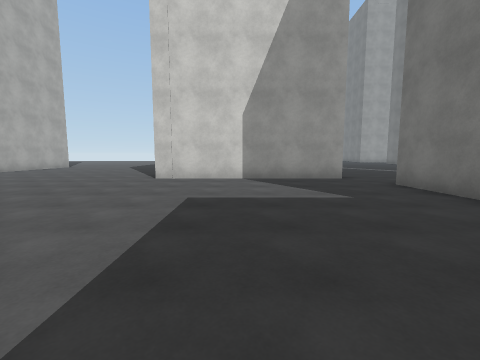
[1] (above)

21 first-person views from a walk through a 3-D level made in the Unity game engine. The camera is 1.4 m above the floor, tilts 6° down and sees 90° across. The floor is counted in squares, 2 m on a side. Each view is taken from the middle of a square. On the plan, view 1 faces up. The plan holds only what a view shows up to about 9 squares ahead; the rest is blank. The place goes on beyond the plan. The player character is not drawn. Surface patterns are stand-ins for the level's own textures.

[2]
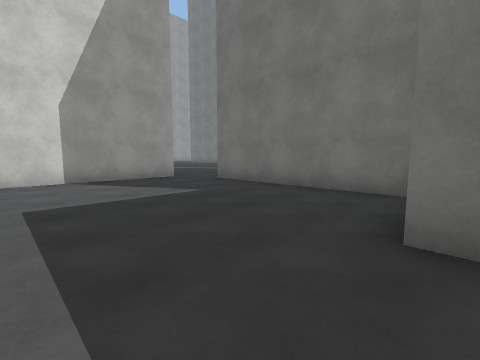

[3]
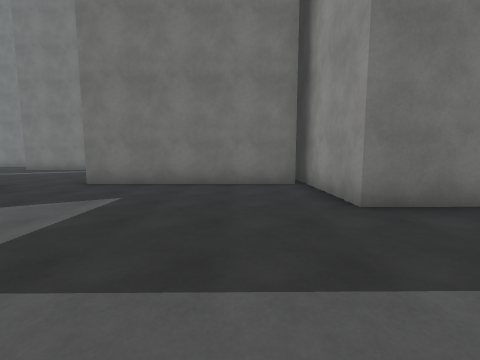

[4]
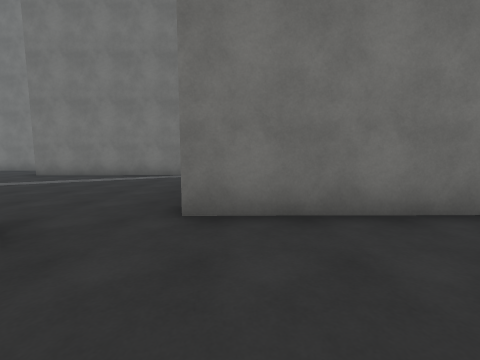

[5]
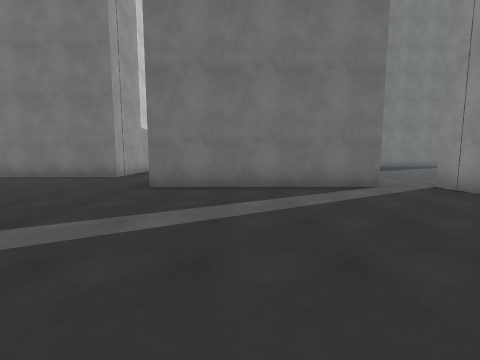

[6]
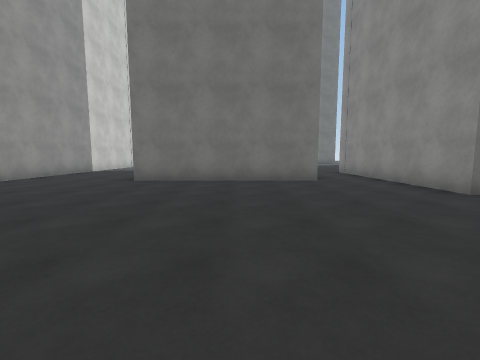

[7]
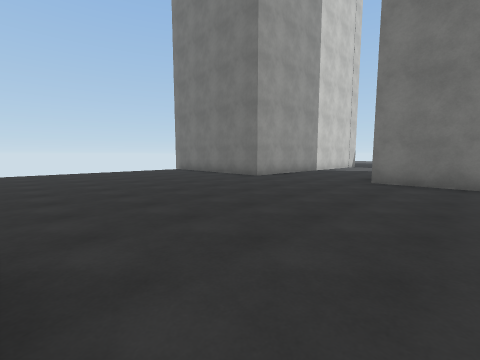

[8]
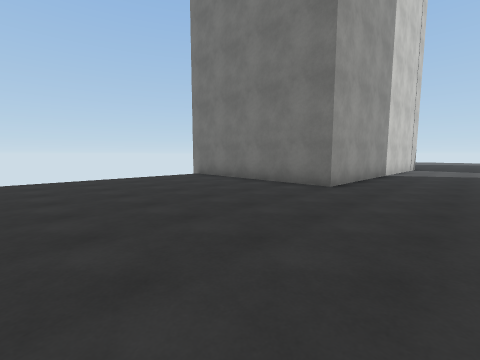

[9]
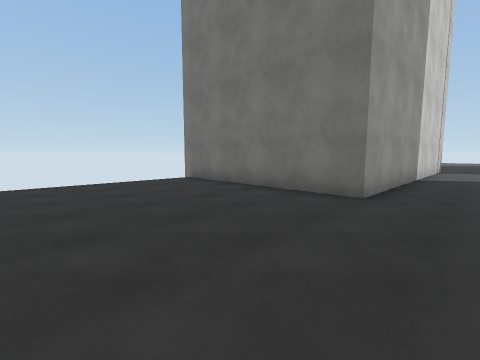

[10]
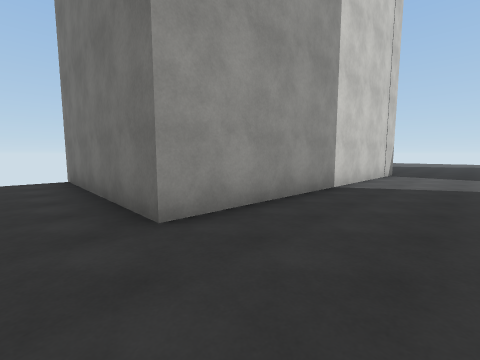

[11]
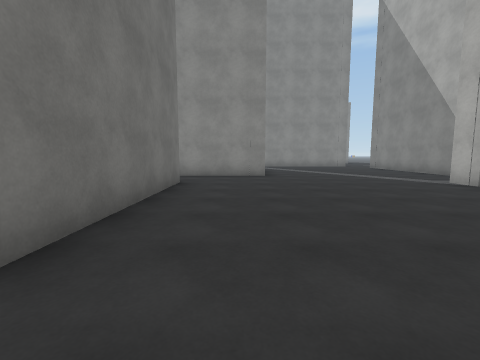

[12]
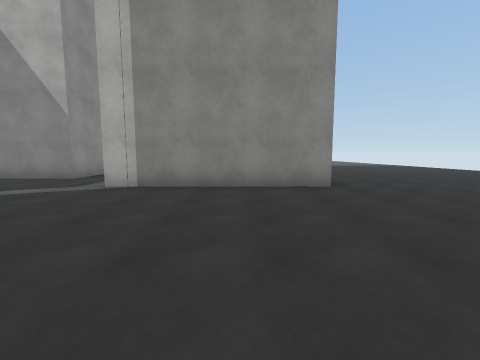

[13]
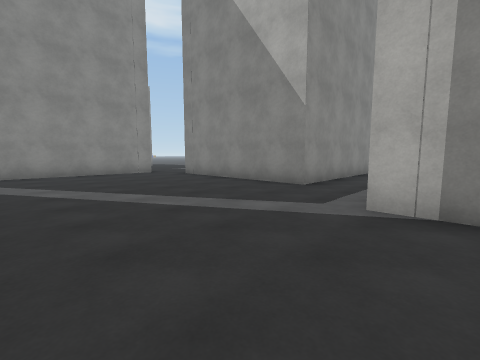

[14]
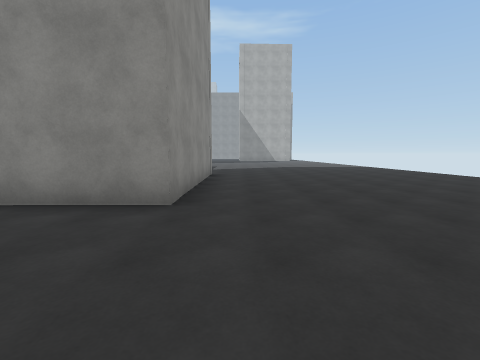

[15]
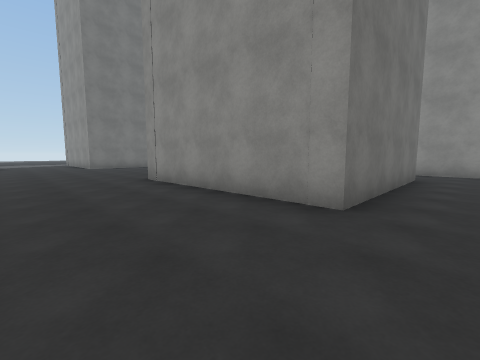

[16]
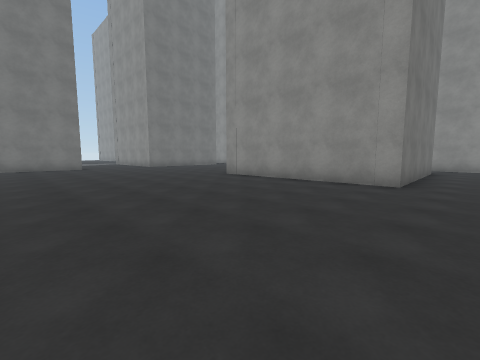

[17]
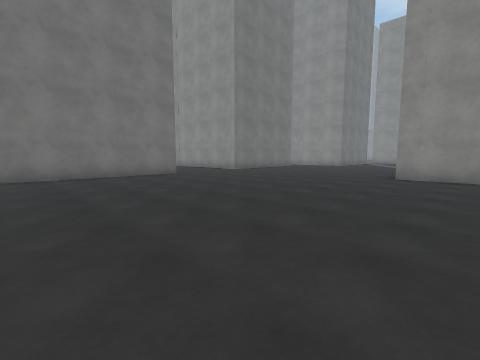

[18]
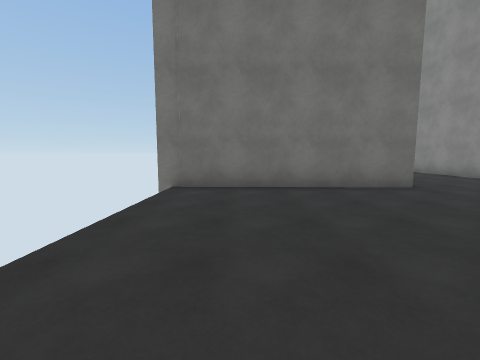

[19]
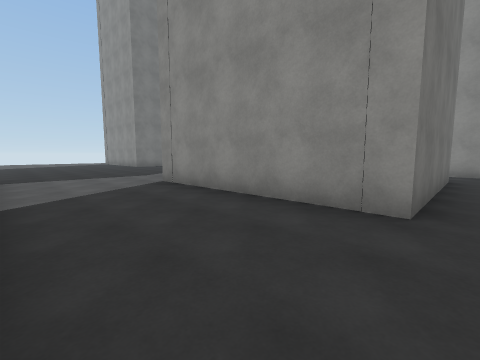

[20]
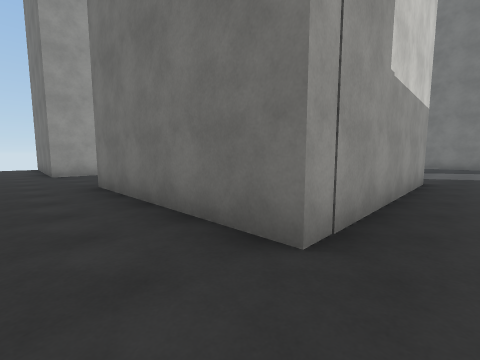

[21]
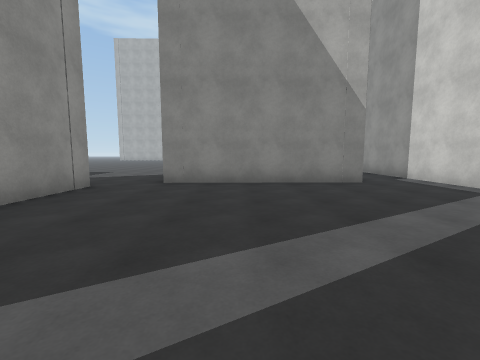

### Floor plan
Points are (right, up) in squares from view 1. A wall is a line through its corners. A room is listed if a view was taken in it or the views show most of it. See-through windows are left out.
Room 1 (views 1, 2, 3, 4)
walls: (1.2, -0.6) (1.2, 0.4) (4.9, 0.4); (3.8, 0.6) (3.7, 5.7); (3, 7.1) (-2.5, 7)
ways out: opening at (4, 6) to room 2
Room 2 (views 5, 6, 7, 8, 9, 10, 11, 12, 13, 14, 15, 16, 17, 18, 19, 20, 21)
walls: (4, 14) (-0.1, 14); (-0.8, 13.9) (-0.8, 19) (4.7, 19) (4.7, 13.9); (14.4, 13.9) (11.5, 13.9) (11.5, 18.9) (17.1, 18.9); (-2.1, 12) (3, 12.1) (3, 7.1); (9.2, 6.9) (9.2, 11.9) (14, 12); (18.5, 22.1) (11.1, 22.3) (11.2, 27.8); (3.7, 5.7) (9.2, 5.7)
ways out: opening at (4, 6) to room 1; opening at (9, 6); opening at (14, 13); opening at (17.5, 20.5)

Where each view was taken, in squares from view 1:
view 1: 0 up, 0 right, facing up
view 2: 0 up, 1 left, facing up-right
view 3: 2 up, 2 left, facing right
view 4: 5 up, 1 right, facing right
view 5: 10 up, 4 right, facing right
view 6: 16 up, 5 right, facing right
view 7: 17 up, 5 right, facing up-right
view 8: 20 up, 6 right, facing up-right
view 9: 21 up, 7 right, facing up-right
view 10: 20 up, 10 right, facing up-right
view 11: 20 up, 10 right, facing down
view 12: 17 up, 10 right, facing left
view 13: 15 up, 8 right, facing down-left
view 14: 20 up, 8 right, facing left
view 15: 22 up, 2 left, facing down-right
view 16: 25 up, 2 left, facing down-right
view 17: 27 up, 3 right, facing down-right
view 18: 26 up, 6 right, facing right
view 19: 22 up, 11 right, facing down-right
view 20: 13 up, 10 right, facing up-right
view 21: 9 up, 9 right, facing left
